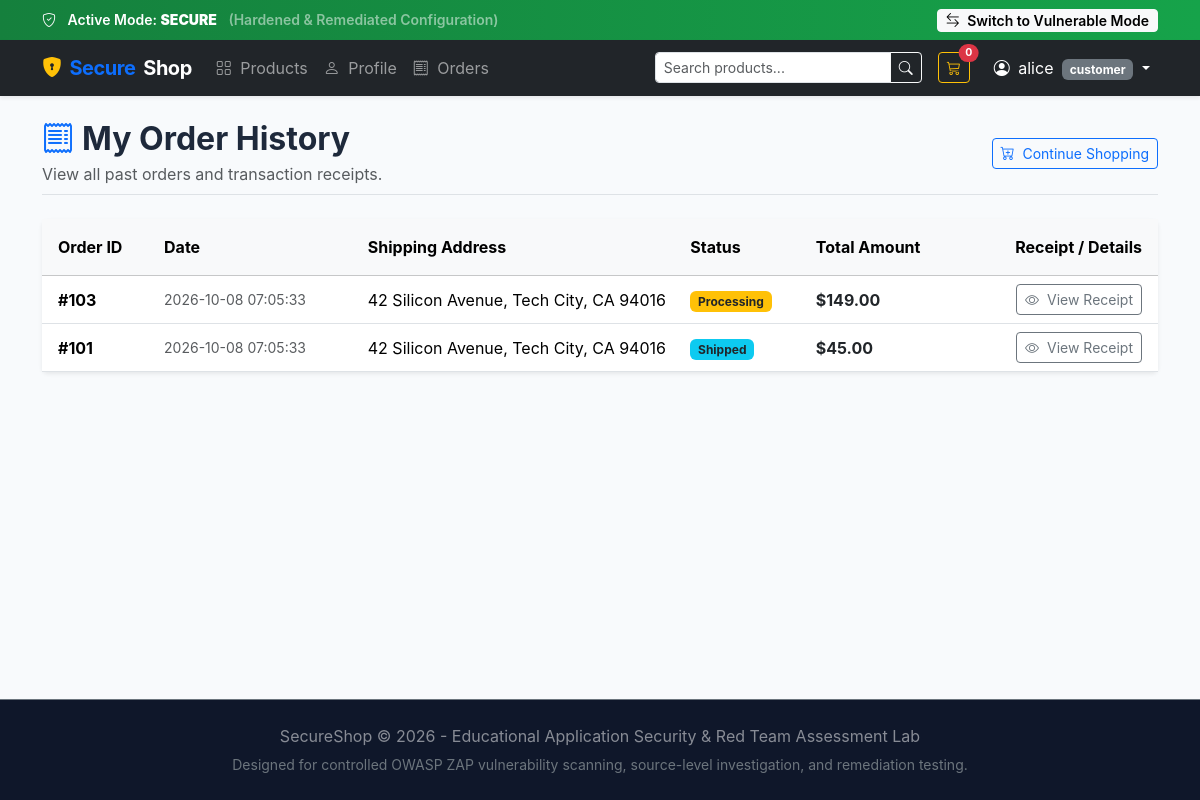
Page /orders (signed in) on the committed database.
### tables this page shows
CREATE TABLE orders (
    id INTEGER PRIMARY KEY AUTOINCREMENT,
    user_id INTEGER NOT NULL,
    total_amount REAL NOT NULL,
    shipping_address TEXT NOT NULL,
    status TEXT NOT NULL DEFAULT 'Processing',
    created_at TIMESTAMP DEFAULT CURRENT_TIMESTAMP,
    FOREIGN KEY (user_id) REFERENCES users(id)
);

### fixed/app.py (the view)
@user_bp.route("/orders")
def orders():
    if not check_logged_in():
        return redirect(url_for("auth.login"))
    user_id = session.get("user_id")
    conn = get_db_connection()
    cursor = conn.cursor()
    cursor.execute("SELECT * FROM orders WHERE user_id = ? ORDER BY id DESC", (user_id,))
    user_orders = cursor.fetchall()
    conn.close()
    return render_template("orders.html", orders=user_orders)

### fixed/app.py (called while the page is built)
@app.context_processor
def inject_globals():
    cart = session.get("cart", {})
    total_items = sum(cart.values()) if isinstance(cart, dict) else 0
    return {
        "current_mode": "secure",
        "cart_count": total_items
    }

@app.after_request
def apply_security_headers(response):
    response.headers["X-Frame-Options"] = "DENY"
    response.headers["X-Content-Type-Options"] = "nosniff"
    response.headers["Content-Security-Policy"] = (
        "default-src 'self'; "
        "style-src 'self' 'unsafe-inline' https://cdn.jsdelivr.net; "
        "script-src 'self' https://cdn.jsdelivr.net; "
        "font-src 'self' https://cdn.jsdelivr.net; "
        "img-src 'self' data: https:;"
    )
    response.headers["Referrer-Policy"] = "strict-origin-when-cross-origin"
    response.headers["Permissions-Policy"] = "geolocation=(), microphone=(), camera=()"
    response.headers["Server"] = "SecureShop-Production"
    return response

def check_logged_in():
    if "user_id" not in session:
        flash("Please log in to access this page.", "warning")
        return False
    return True

### fixed/database.py (called while the page is built)
def get_db_connection():
    conn = sqlite3.connect(DB_PATH)
    conn.row_factory = sqlite3.Row
    return conn

### fixed/templates/orders.html (shortened to what this page needs)
{% extends "base.html" %}
{% block content %}
<div class="d-flex justify-content-between align-items-center mb-4 pb-2 border-bottom">
    <div>
        <h2 class="fw-bold mb-1"><i class="bi bi-receipt text-primary me-2"></i>My Order History</h2>
        <p class="text-muted mb-0">View all past orders and transaction receipts.</p>
    </div>
    <div>
        <a href="{{ url_for('public.products') }}" class="btn btn-outline-primary btn-sm">
            <i class="bi bi-cart-plus me-1"></i> Continue Shopping
        </a>
    </div>
</div>
{% if orders %}
<div class="card shadow-sm border-0">
    <div class="table-responsive">
        <table class="table table-hover align-middle mb-0">
            <thead class="table-light">
                <tr>
                    <th scope="col" class="ps-3 py-3">Order ID</th>
                    <th scope="col" class="py-3">Date</th>
                    <th scope="col" class="py-3">Shipping Address</th>
                    <th scope="col" class="py-3">Status</th>
                    <th scope="col" class="py-3">Total Amount</th>
                    <th scope="col" class="py-3 text-end pe-3">Receipt / Details</th>
                </tr>
            </thead>
            <tbody>
                {% for order in orders %}
                <tr>
                    <td class="ps-3 fw-bold">#{{ order.id }}</td>
                    <td class="text-muted small">{{ order.created_at }}</td>
                    <td class="text-truncate" style="max-width: 250px;">{{ order.shipping_address }}</td>
                    <td>
                        <span class="badge {{ 'bg-success' if order.status == 'Delivered' else ('bg-info text-dark' if order.status == 'Shipped' else 'bg-warning text-dark') }}">
                            {{ order.status }}
                        </span>
                    </td>
                    <td class="fw-bold text-dark">${{ "%.2f"|format(order.total_amount) }}</td>
                    <td class="text-end pe-3">
                        <a href="{{ url_for('user.order_detail', order_id=order.id) }}" class="btn btn-sm btn-outline-secondary">
                            <i class="bi bi-eye me-1"></i> View Receipt
                        </a>
                    </td>
                </tr>
                {% endfor %}
            </tbody>
        </table>
    </div>
</div>
{% endif %}
{% endblock %}

### fixed/static/css/style.css (style rules this page uses)
:root { --primary-color: #2563eb; --primary-hover: #1d4ed8; --dark-bg: #0f172a; --card-bg: #ffffff; --text-main: #1e293b; --vuln-badge: #dc2626; --secure-badge: #16a34a; }
body { background-color: #f8fafc; color: var(--text-main); font-family: -apple-system, BlinkMacSystemFont, "Segoe UI", Roboto, "Helvetica Neue", Arial, sans-serif; min-height: 100vh; display: flex; flex-direction: column; }

### rows in the picture
orders: id "103", created_at "2026-10-08 07:05:33", shipping_address "42 Silicon Avenue, Tech City, CA 94016", status "Processing", total_amount "149.00"
orders: id "101", created_at "2026-10-08 07:05:33", shipping_address "42 Silicon Avenue, Tech City, CA 94016", status "Shipped", total_amount "45.00"

### other values in the picture
{{ current_mode.upper() }} "SECURE"
{{ "Secure Mode" if current_mode == "vulnerable" else "Vulnerable Mode" }} "Vulnerable Mode"
{{ session.get('username') }} "alice"
{{ session.get('role') }} "customer"
